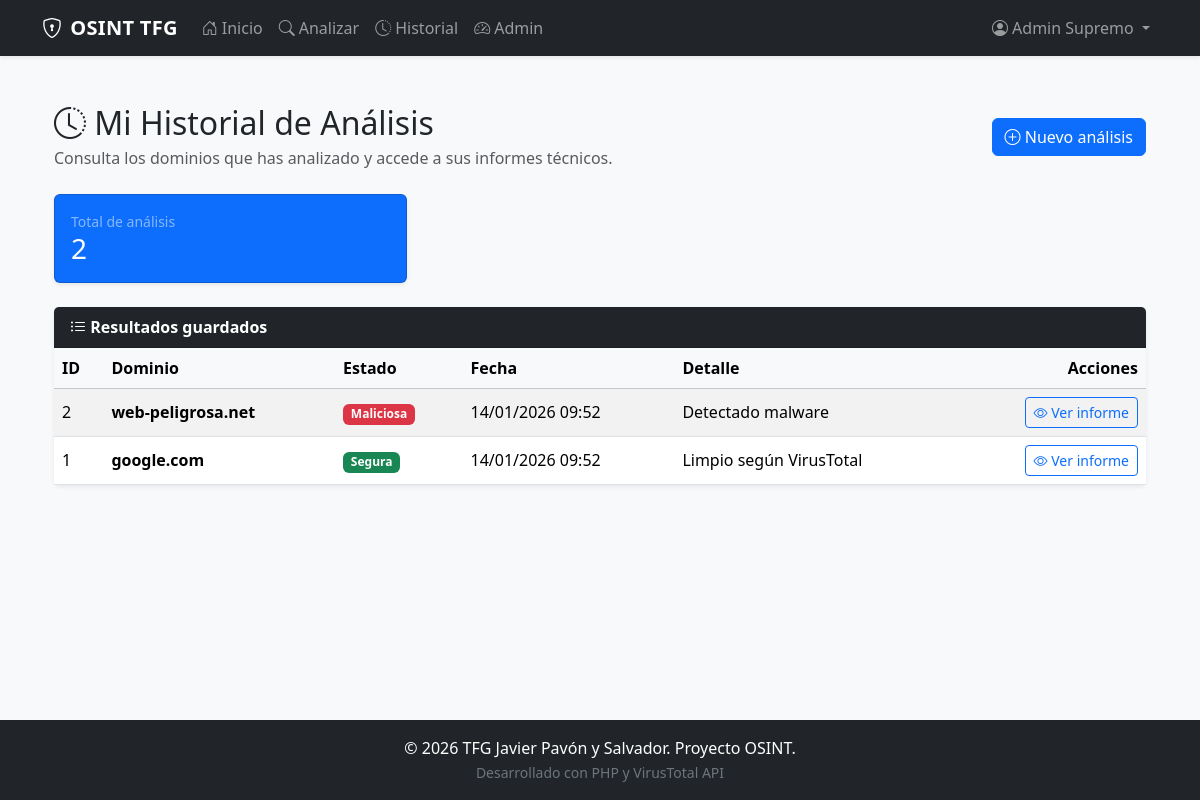
The page /resultados/historial.php (signed in) on the database as committed earlier.
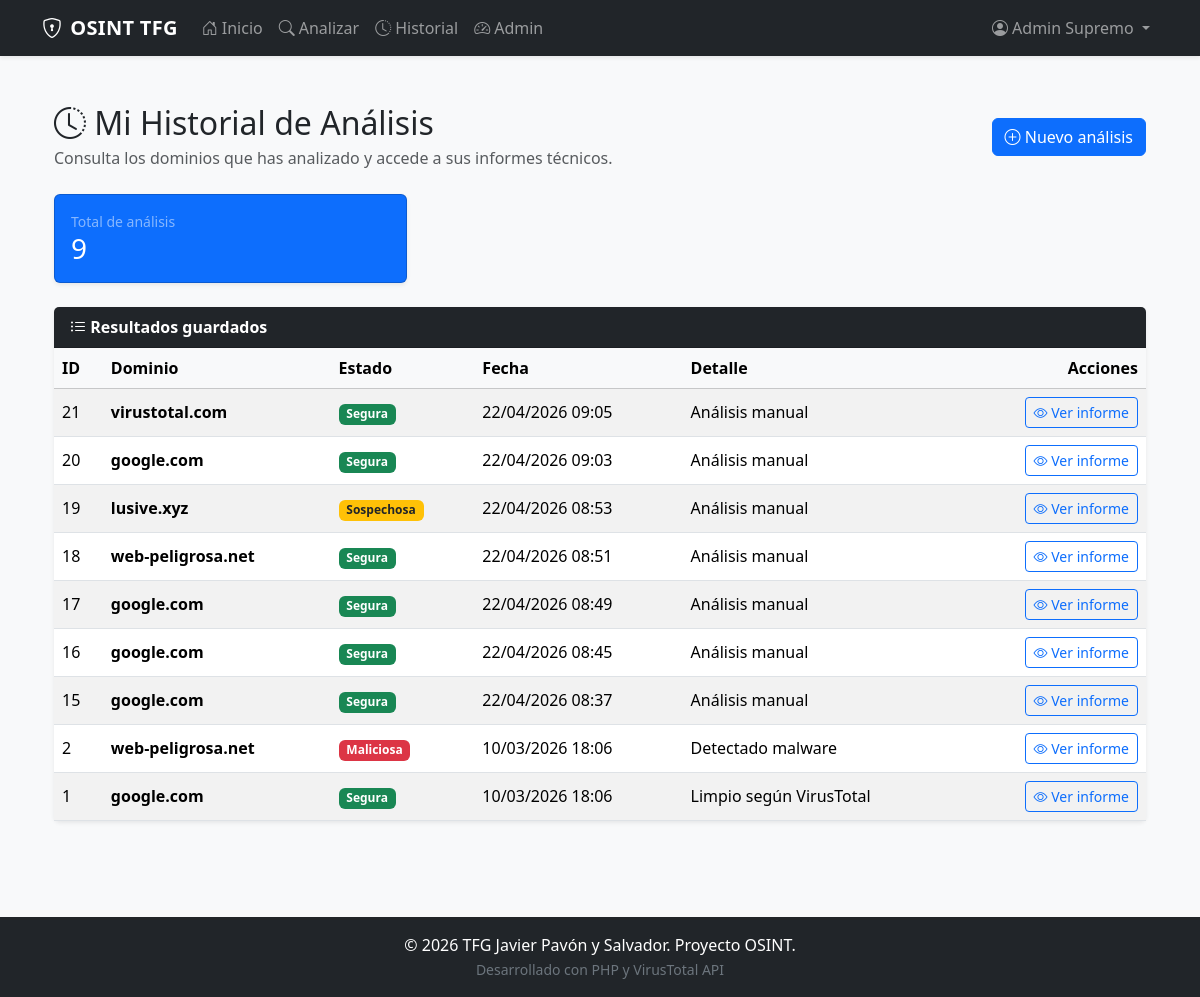
The same page on the database as committed later.
### tables this page shows
CREATE TABLE `historial_dominios` (
  `id` int(11) NOT NULL,
  `id_usuario` int(11) DEFAULT NULL,
  `dominio` varchar(255) NOT NULL,
  `estado` enum('segura','maliciosa','sospechosa') DEFAULT 'sospechosa',
  `detalles` text DEFAULT NULL,
  `fecha_escaneo` timestamp NOT NULL DEFAULT current_timestamp()
);

### resultados/historial.php (the view, shortened to what this page needs)
<?php
require_once '../config/conexion.php';
$id_usuario = (int)$_SESSION['id_usuario'];
$sql = "SELECT id, dominio, estado, fecha_escaneo, detalles
        FROM historial_dominios
        WHERE id_usuario = ?
        ORDER BY fecha_escaneo DESC, id DESC";
$stmt = mysqli_prepare($conn, $sql);
mysqli_stmt_bind_param($stmt, "i", $id_usuario);
mysqli_stmt_execute($stmt);
$resultado = mysqli_stmt_get_result($stmt);
$filas = [];
while ($fila = mysqli_fetch_assoc($resultado)) {
    $filas[] = $fila;
}
$totalAnalisis = count($filas);
$ruta_base = "../";
require_once '../includes/header.php';
?>
<div class="container mt-4 mb-5">
    <div class="d-flex justify-content-between align-items-center mb-4 flex-wrap gap-2">
        <div>
            <h2 class="mb-1"><i class="bi bi-clock-history"></i> Mi Historial de Análisis</h2>
            <p class="text-muted mb-0">Consulta los dominios que has analizado y accede a sus informes técnicos.</p>
        </div>
        <a href="../osint/analizar_url.php" class="btn btn-primary">
            <i class="bi bi-plus-circle"></i> Nuevo análisis
        </a>
    </div>
    <div class="row g-3 mb-4">
        <div class="col-md-4">
            <div class="card text-bg-primary shadow-sm h-100">
                <div class="card-body">
                    <div class="small text-white-50">Total de análisis</div>
                    <h3 class="mb-0"><?= (int)$totalAnalisis ?></h3>
                </div>
            </div>
        </div>
    </div>
    <div class="card shadow-sm border-0">
        <div class="card-header bg-dark text-white fw-bold">
            <i class="bi bi-list-ul"></i> Resultados guardados
        </div>
        <div class="card-body p-0">
            <div class="table-responsive">
                <table class="table table-hover table-striped mb-0 align-middle">
                    <thead class="table-light">
                        <tr>
                            <th>ID</th>
                            <th>Dominio</th>
                            <th>Estado</th>
                            <th>Fecha</th>
                            <th>Detalle</th>
                            <th class="text-end">Acciones</th>
                        </tr>
                    </thead>
                    <tbody>
                        <?php if ($totalAnalisis > 0): ?>
                            <?php foreach ($filas as $fila): ?>
                                <?php
                                $badgeClass = 'bg-warning text-dark';
                                $estadoTexto = 'Sospechosa';
                                if ($fila['estado'] === 'maliciosa') {
                                    $badgeClass = 'bg-danger';
                                    $estadoTexto = 'Maliciosa';
                                } elseif ($fila['estado'] === 'segura') {
                                    $badgeClass = 'bg-success';
                                    $estadoTexto = 'Segura';
                                }
                                ?>
                                <tr>
                                    <td><?= (int)$fila['id'] ?></td>
                                    <td class="fw-bold"><?= htmlspecialchars($fila['dominio']) ?></td>
                                    <td>
                                        <span class="badge <?= $badgeClass ?>">
                                            <?= htmlspecialchars($estadoTexto) ?>
                                        </span>
                                    </td>
                                    <td>
                                        <?= !empty($fila['fecha_escaneo']) ? date("d/m/Y H:i", strtotime($fila['fecha_escaneo'])) : '-' ?>
                                    </td>
                                    <td>
                                        <?= htmlspecialchars(mb_strimwidth((string)($fila['detalles'] ?? ''), 0, 60, '...')) ?>
                                    </td>
                                    <td class="text-end">
                                        <a href="ver_resultado.php?id=<?= (int)$fila['id'] ?>" class="btn btn-sm btn-outline-primary">
                                            <i class="bi bi-eye"></i> Ver informe
                                        </a>
                                    </td>
                                </tr>
                            <?php endforeach; ?>
                        <?php endif; ?>
                    </tbody>
                </table>
            </div>
        </div>
    </div>
</div>
<?php require_once '../includes/footer.php'; ?>

### includes/header.php (shortened to what this page needs)
<!DOCTYPE html>
<html lang="es">
<head>
    <link href="https://cdn.jsdelivr.net/npm/bootstrap@5.3.2/dist/css/bootstrap.min.css" rel="stylesheet">
    <link rel="stylesheet" href="https://cdn.jsdelivr.net/npm/bootstrap-icons@1.11.1/font/bootstrap-icons.css">
</head>
<body>
<nav class="navbar navbar-expand-lg navbar-dark bg-dark mb-4 shadow-sm">
    <div class="container">
        <a class="navbar-brand" href="<?= $ruta_base ?>index.php">
            <i class="bi bi-shield-lock me-2"></i>OSINT TFG
        </a>
        <div class="collapse navbar-collapse" id="navbarPrincipal">
            <ul class="navbar-nav me-auto">
                <li class="nav-item">
                    <a class="nav-link" href="<?= $ruta_base ?>index.php">
                        <i class="bi bi-house-door me-1"></i>Inicio
                    </a>
                </li>
                <li class="nav-item">
                    <a class="nav-link" href="<?= $ruta_base ?>osint/analizar_url.php">
                        <i class="bi bi-search me-1"></i>Analizar
                    </a>
                </li>
                <?php if (isset($_SESSION['id_usuario'])): ?>
                    <li class="nav-item">
                        <a class="nav-link" href="<?= $ruta_base ?>resultados/historial.php">
                            <i class="bi bi-clock-history me-1"></i>Historial
                        </a>
                    </li>
                <?php endif; ?>
                <?php if (isset($_SESSION['rol']) && $_SESSION['rol'] === 'admin'): ?>
                    <li class="nav-item">
                        <a class="nav-link" href="<?= $ruta_base ?>admin/panel_admin.php">
                            <i class="bi bi-speedometer2 me-1"></i>Admin
                        </a>
                    </li>
                <?php endif; ?>
            </ul>
            <ul class="navbar-nav">
                <?php if (isset($_SESSION['usuario'])): ?>
                    <li class="nav-item dropdown">
                        <a class="nav-link dropdown-toggle" href="#" data-bs-toggle="dropdown" aria-expanded="false">
                            <i class="bi bi-person-circle me-1"></i><?= htmlspecialchars($_SESSION['usuario']) ?>
                        </a>
                    </li>
                <?php endif; ?>
            </ul>
        </div>
    </div>
</nav>
<div class="container content-wrapper">

### includes/footer.php (shortened to what this page needs)
</div> <footer class="bg-dark text-white text-center py-3 mt-5">
    <div class="container">
        <p class="mb-0">&copy; 2026 TFG Javier Pavón y Salvador. Proyecto OSINT.</p>
        <small class="text-secondary">Desarrollado con PHP y VirusTotal API</small>
    </div>
</footer>
</body>
</html>

### includes/header.php (style rules this page uses)
body { background-color: #f8f9fa; min-height: 100vh; display: flex; flex-direction: column; }
.content-wrapper { flex: 1; }
.navbar-brand { font-weight: 700; letter-spacing: 0.3px; }

Rows that differ between the two databases and show on the page:
added historial_dominios: id "21", dominio "virustotal.com", estado "Segura", fecha_escaneo "22/04/2026 09:05", detalles "Análisis manual"
added historial_dominios: id "20", dominio "google.com", estado "Segura", fecha_escaneo "22/04/2026 09:03", detalles "Análisis manual"
added historial_dominios: id "19", dominio "lusive.xyz", estadoTexto "Sospechosa", fecha_escaneo "22/04/2026 08:53", detalles "Análisis manual"
added historial_dominios: id "18", dominio "web-peligrosa.net", estado "Segura", fecha_escaneo "22/04/2026 08:51", detalles "Análisis manual"
added historial_dominios: id "17", dominio "google.com", estado "Segura", fecha_escaneo "22/04/2026 08:49", detalles "Análisis manual"
added historial_dominios: id "16", dominio "google.com", estado "Segura", fecha_escaneo "22/04/2026 08:45", detalles "Análisis manual"
added historial_dominios: id "15", dominio "google.com", estado "Segura", fecha_escaneo "22/04/2026 08:37", detalles "Análisis manual"
changed historial_dominios "Detectado malware": fecha_escaneo "14/01/2026 09:52" → "10/03/2026 18:06"
changed historial_dominios "Limpio según VirusTotal": fecha_escaneo "14/01/2026 09:52" → "10/03/2026 18:06"
Other text that changed with them:
$totalAnalisis: "2" → "9"
